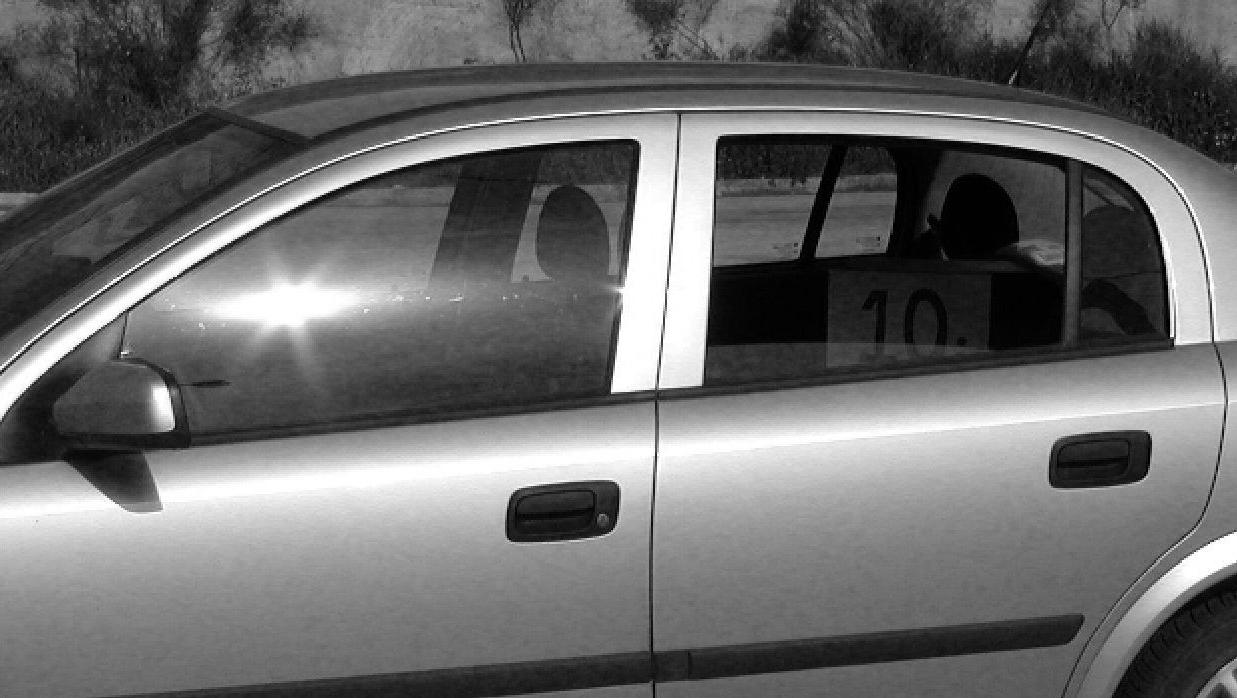
#> input picture car.jpg, 1237 x 698 px
$ python 2_7.py
#> lines starting #> are read from the running program, lines starting #| are printed output that depends on the picture
import cv2
import numpy as np
import matplotlib.pyplot as plt

# Φόρτωση εικόνας
img = cv2.imread("car.jpg", cv2.IMREAD_GRAYSCALE)
#> img is the input picture: shape (698, 1237); min 0, max 255, mean 107.4
img = img.astype(np.float32) / 255.0  # κανονικοποίηση

# Bήμα 1: log μετασχηματισμός
log_img = np.log1p(img)  # log(1+I)
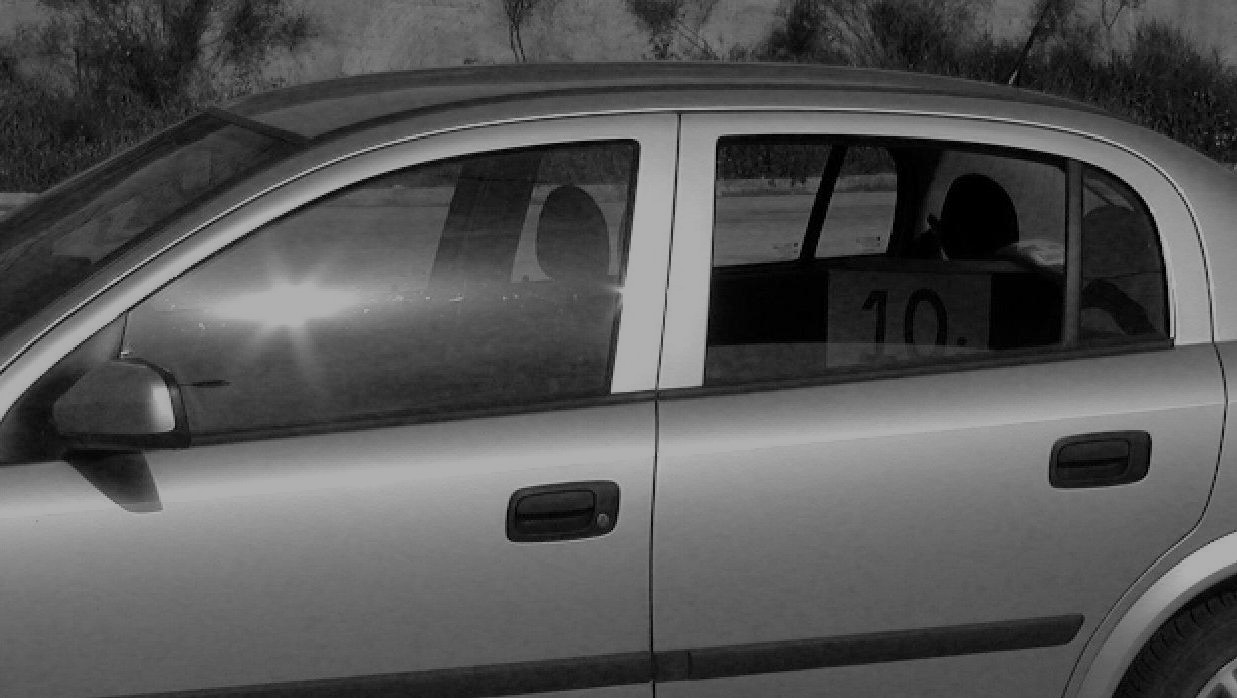
#> log_img: shape (698, 1237) float32; min 0, max 0.693, mean 0.335

# Βήμα 2: Μετασχηματισμός Φourier
dft = np.fft.fft2(log_img)
dft_shift = np.fft.fftshift(dft)

# Βήμα 3: Δημιουργία Butterworth high-pass filter
rows, cols = img.shape
#> rows = 698; cols = 1237
crow, ccol = rows // 2, cols // 2
#> crow = 349; ccol = 618
D0 = 60  # cutoff frequency
n = 2    # τάξη φίλτρου

u = np.arange(rows)
#> u = 698 values from 0 to 697
v = np.arange(cols)
#> v = 1237 values from 0 to 1236
V, U = np.meshgrid(v, u)
D = np.sqrt((U - crow)**2 + (V - ccol)**2)

# Butterworth high-pass
H_hp = 1 / (1 + (D0 / (D + 1e-5))**(2*n))

#Βήμα 4: Ομοιομορφικό φίλτρο
gammaL = 0.9   # ενίσχυση χαμηλών
gammaH = 1.5   # ενίσχυση υψηλών

H = (gammaH - gammaL) * H_hp + gammaL

#Εφαρμογή φίλτρου
filtered_shift = H * dft_shift
filtered = np.fft.ifftshift(filtered_shift)
inv_img = np.fft.ifft2(filtered)
inv_img = np.real(inv_img)
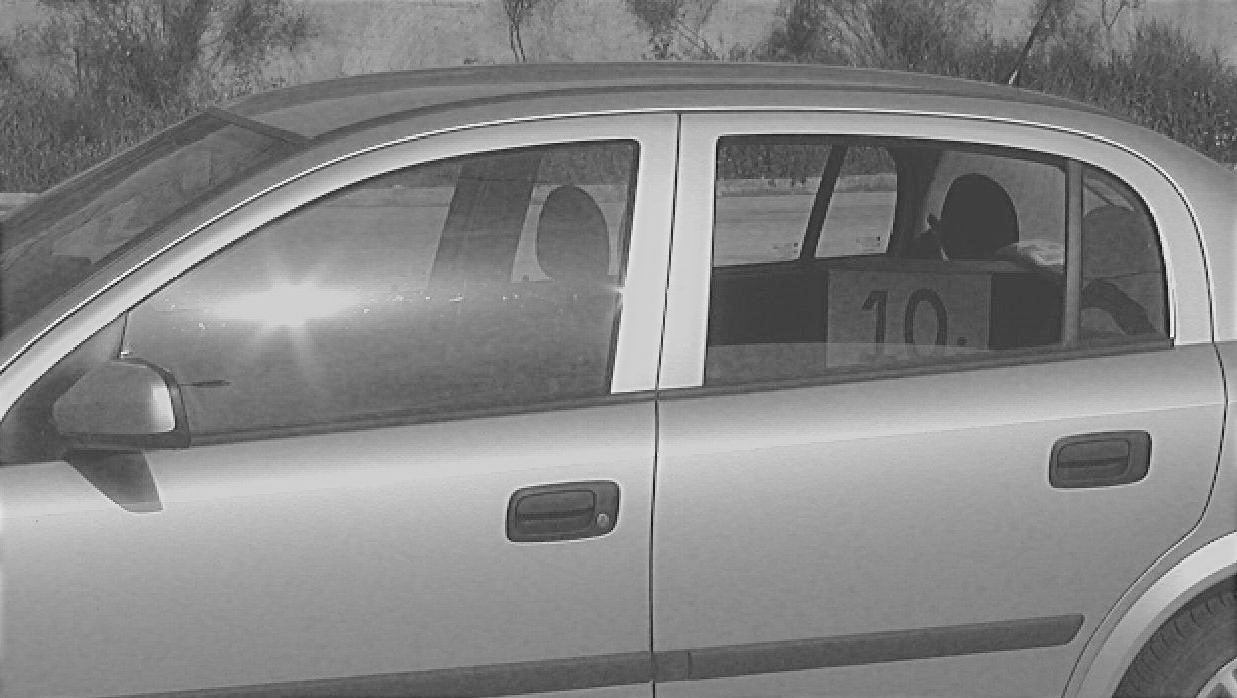
#> inv_img: shape (698, 1237) float64; min -0.266, max 0.822, mean 0.302; drawn with min black and max white

# Βήμα 5: exp για να γυρίσουμε πίσω
homomorphic_img = np.expm1(inv_img)
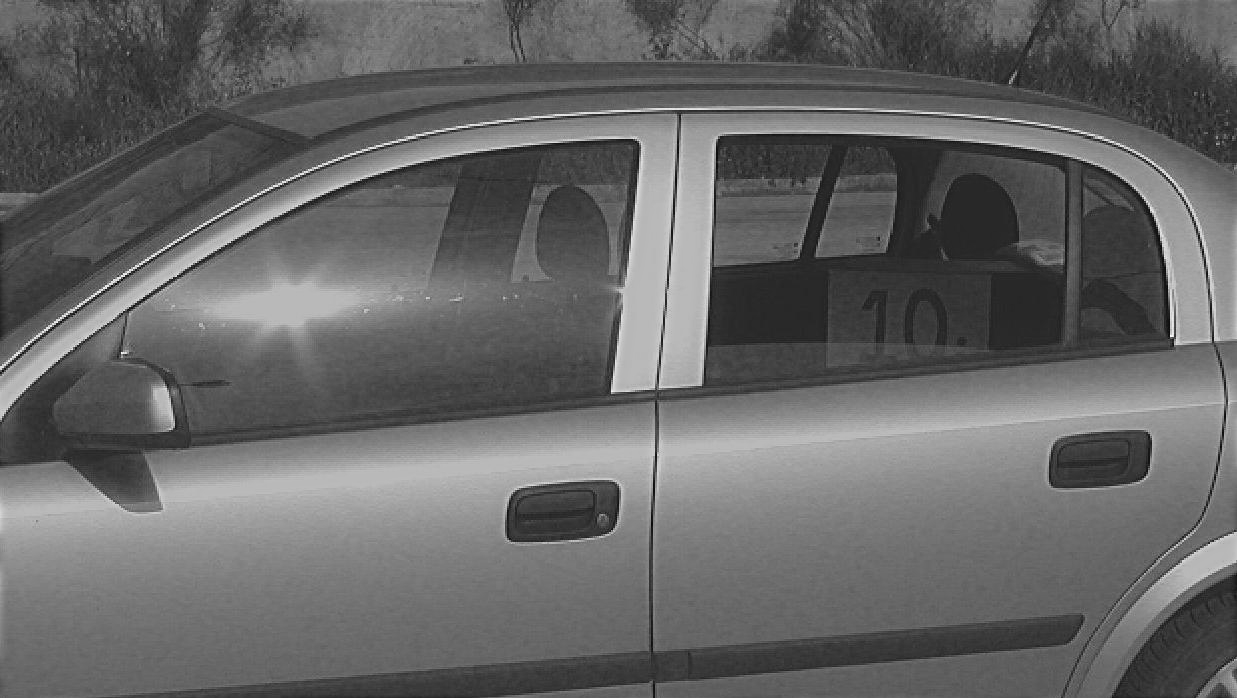
#> homomorphic_img: shape (698, 1237) float64; min -0.234, max 1.27, mean 0.372; drawn with min black and max white
homomorphic_img = np.clip(homomorphic_img, 0, 1)
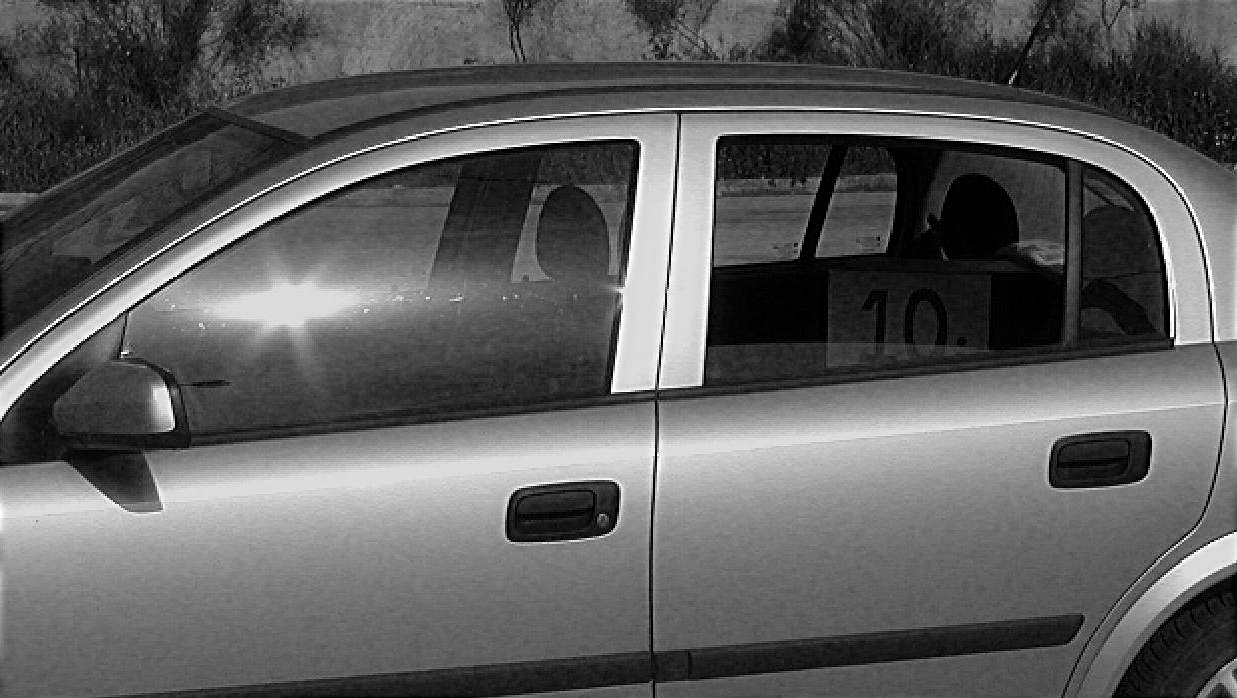
#> homomorphic_img: shape (698, 1237) float64; min 0, max 1, mean 0.372

# Εμφάνιση τελικής εικόνας
plt.figure(figsize=(12,5))
plt.subplot(1,2,1); plt.imshow(img, cmap="gray"); plt.title("Original car.jpg"); plt.axis("off")
plt.subplot(1,2,2); plt.imshow(homomorphic_img, cmap="gray"); plt.title("Homomorphic Filtered"); plt.axis("off")
plt.show()

$ run again, with flowers.jpg copied over car.jpg
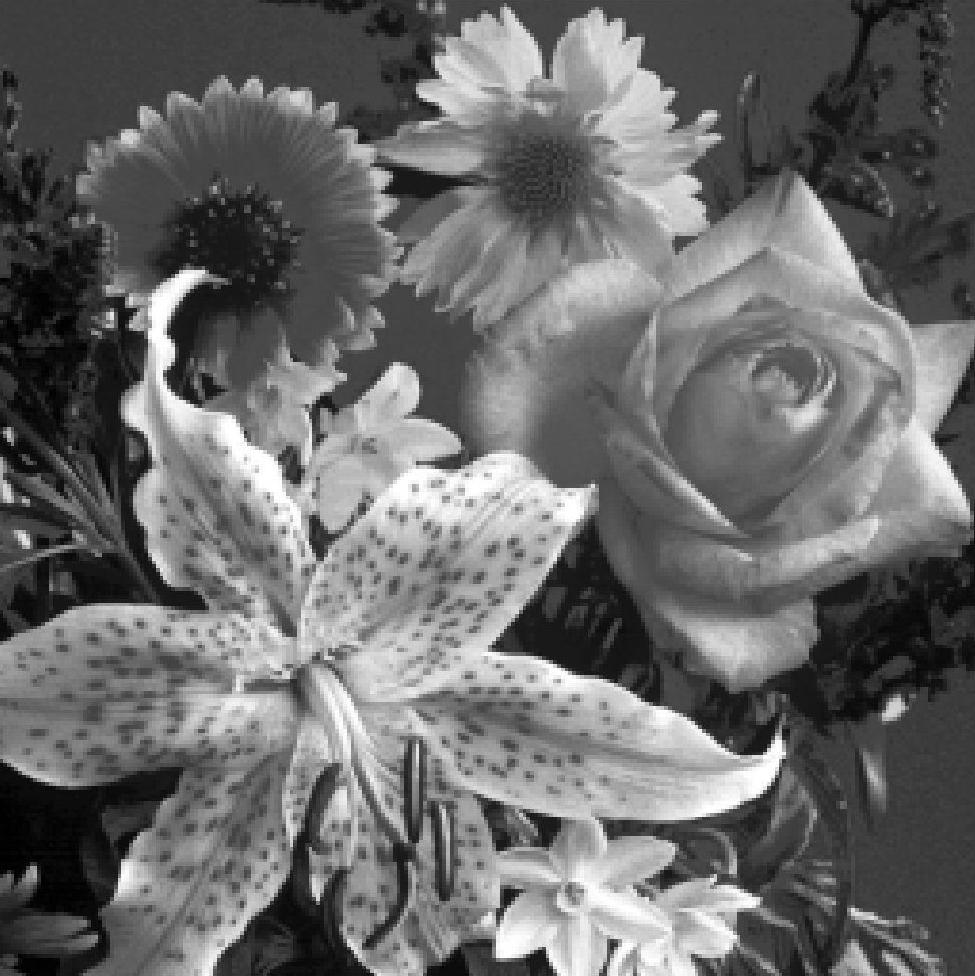
#> input picture flowers.jpg, 975 x 976 px
#> img is the input picture: shape (976, 975); min 0, max 255, mean 106.3
#> `inv_img = np.real(inv_img)`:
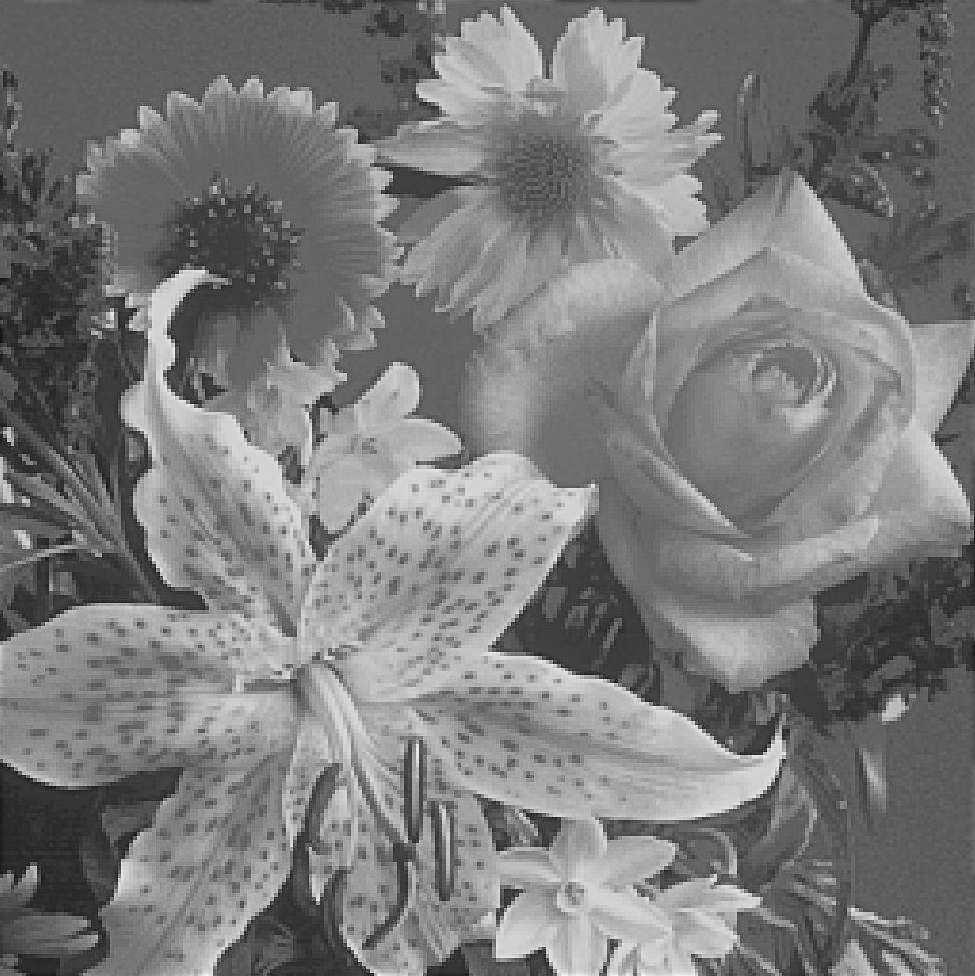
#> inv_img: shape (976, 975) float64; min -0.149, max 0.78, mean 0.301; drawn with min black and max white
#> `homomorphic_img = np.clip(homomorphic_img, 0, 1)`:
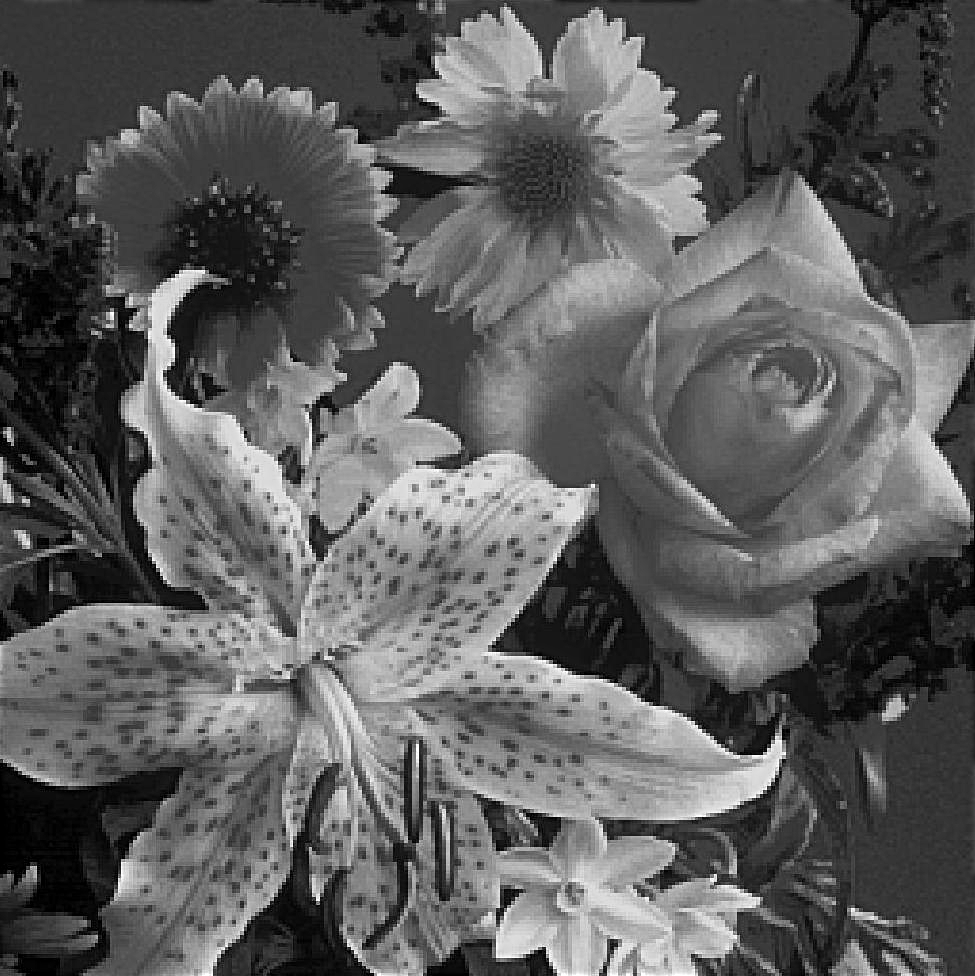
#> homomorphic_img: shape (976, 975) float64; min 0, max 1, mean 0.368
